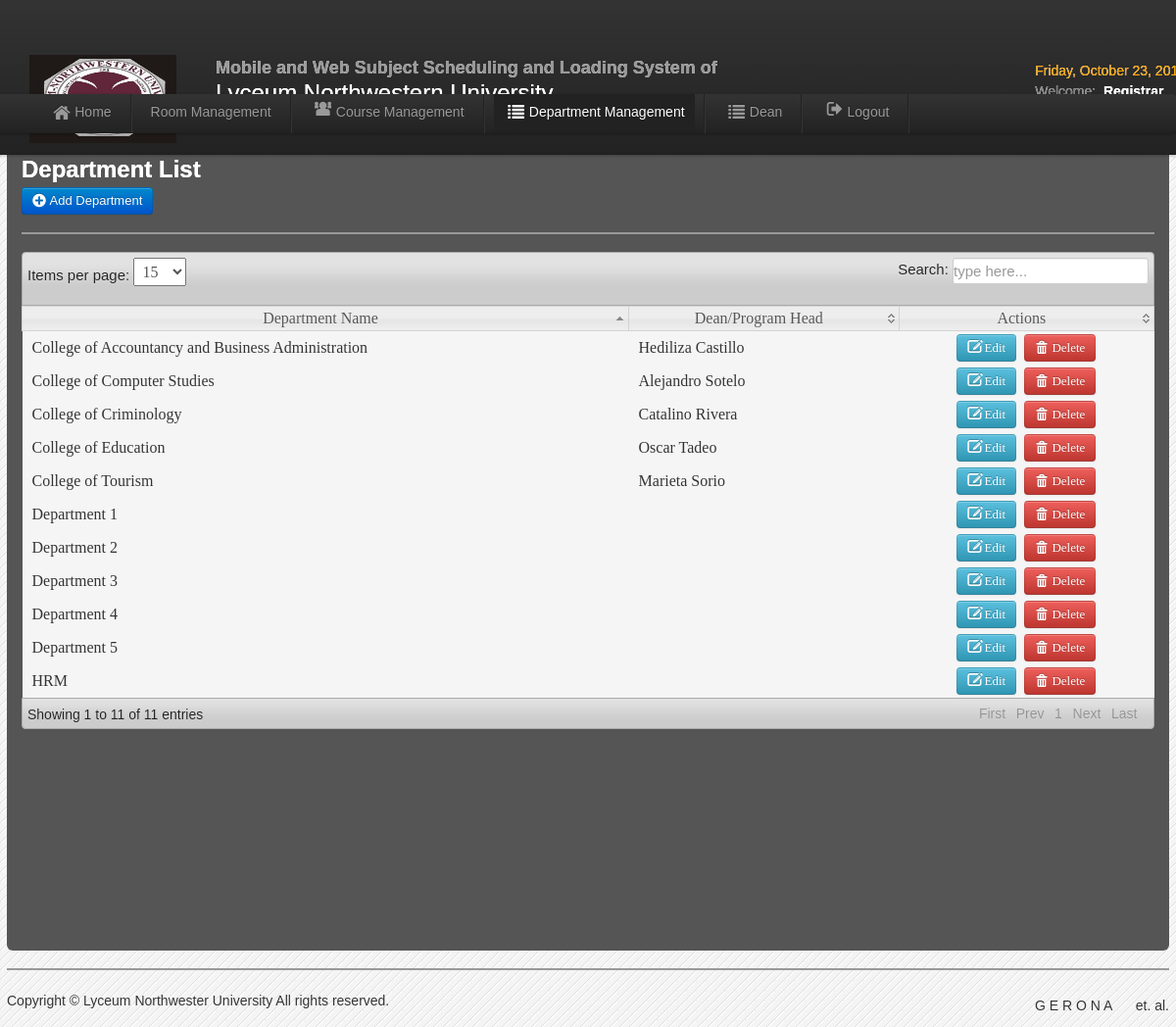
The page /registrar/department.php (signed in) on the database as committed earlier.
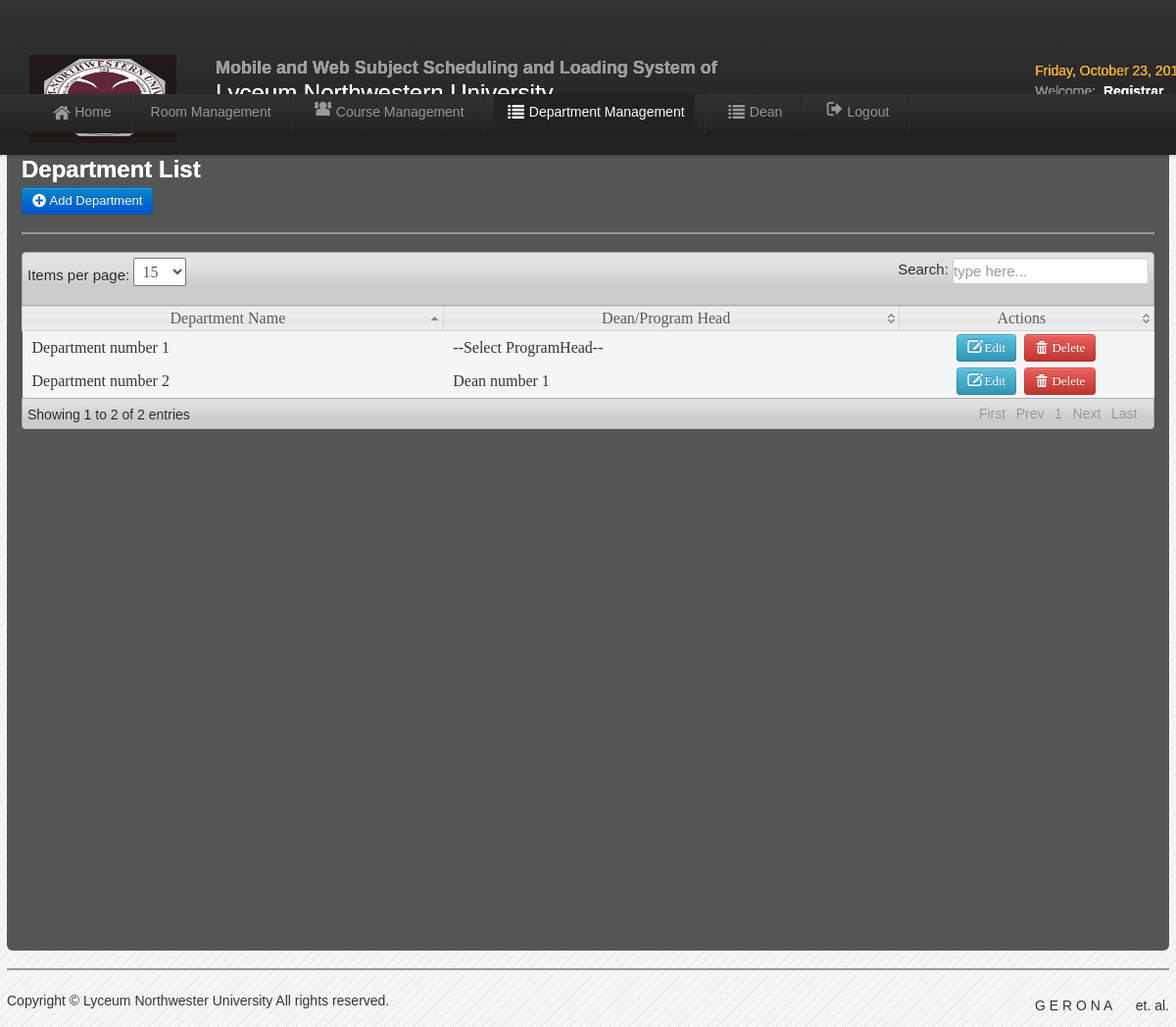
The same page on the database as committed later.
### tables this page shows
CREATE TABLE IF NOT EXISTS `tbl_department` (
  `department_id` int(11) NOT NULL AUTO_INCREMENT,
  `department_code` varchar(50) DEFAULT NULL,
  `department_name` varchar(50) NOT NULL,
  `dean` varchar(50) NOT NULL,
  `dean_id` int(11) DEFAULT NULL,
  PRIMARY KEY (`department_id`)
);

### registrar/department.php (the view, shortened to what this page needs)
<?php include('header.php'); include('session.php');include('dbcon.php'); ?>
<body>
<?php include('nav-top1.php'); ?>
<div class="navbar navbar-fixed-top1">
	<div class="navbar-inner">
		<div class="container">
			<div class="marg">
				<ul class="nav">
					<li>
					<a href="home.php"><i class="icon-home icon-large"></i>Home</a>
					</li>
					<li class="divider-vertical"></li>
					<li><a href="room.php">Room Management</a></li>
					<li class="divider-vertical"></li>
					<li><a href="course.php"><i class="icon-group icon-large"></i>Course Management</a></li>
					<li class="divider-vertical"></li>
					<li class="active"><a href="department.php"><i class="icon-list icon-large"></i>Department Management</a></li>
					<li class="divider-vertical"></li>
					<li><a href="dean.php"><i class="icon-list icon-large"></i>Dean</a></li>
					<li class="divider-vertical"></li>
					<li><a id="logout" data-toggle="modal" href="#myModal"><i class="icon-signout icon-large"></i>Logout</a></li>
					<li class="divider-vertical"></li>
				</ul>
			</div>
		</div>
	</div>
</div>
<div class="wrapper">
<div id="element" class="hero-body">
<h2><font color="white">Department List</font></h2>
	<a class="btn btn-primary"  href="add_department.php">  <i class="icon-plus-sign icon-large"></i>&nbsp;Add Department</a>
	<hr>
	<table class="users-table">
<div class="demo_jui">
		<table cellpadding="0" cellspacing="0" border="0" class="display" id="log" class="jtable">
			<thead>
				<tr>
				<th>Department Name</th>
				<th>Dean/Program Head</th>
				<th>Actions</th>
				</tr>
			</thead>
			<tbody>
<?php
$result=mysql_query("select * from tbl_department")or die(mysql_error());
while($row=mysql_fetch_array($result)){ $id=$row['department_id'];
?>
<tr class="del<?php echo $id ?>">
    <td><?php echo $row['department_name'] ?></td>
	<td><?php echo $row['dean'] ?></td>
	<td align="center" width="240">
		<a class="btn btn-info" href="edit_department.php<?php echo '?id='.$id; ?>"><i class="icon-edit icon-large"></i>&nbsp;Edit</a>&nbsp;
	<a class="btn btn-danger1"  data-toggle="modal" href="#<?php echo $id; ?>">  <i class="icon-trash icon-large"></i>&nbsp;Delete</a>
</td>
<?php } ?>
	</tr>
			</tbody>
		</table>
       </div>
<?php include('footer.php');?>
</div>
</body>

Rows that differ between the two databases and show on the page:
removed tbl_department: department_name "College of Education", dean "Oscar Tadeo"
removed tbl_department: department_name "College of Computer Studies", dean "Alejandro Sotelo"
removed tbl_department: department_name "College of Accountancy and Business Administration", dean "Hediliza Castillo"
removed tbl_department: department_name "College of Tourism", dean "Marieta Sorio"
removed tbl_department: department_name "College of Criminology", dean "Catalino Rivera"
removed tbl_department: department_name "HRM"
removed tbl_department: department_name "Department 1"
removed tbl_department: department_name "Department 2"
removed tbl_department: department_name "Department 3"
removed tbl_department: department_name "Department 4"
removed tbl_department: department_name "Department 5"
added tbl_department: department_name "Department number 1", dean "--Select ProgramHead--"
added tbl_department: department_name "Department number 2", dean "Dean number 1"
Other text that changed with them:
text written by a page script: "Items per page: Search: Showing 1 to 11 of 11 entries First Prev 1 Next Last" → "Items per page: Search: Showing 1 to 2 of 2 entries First Prev 1 Next Last"
